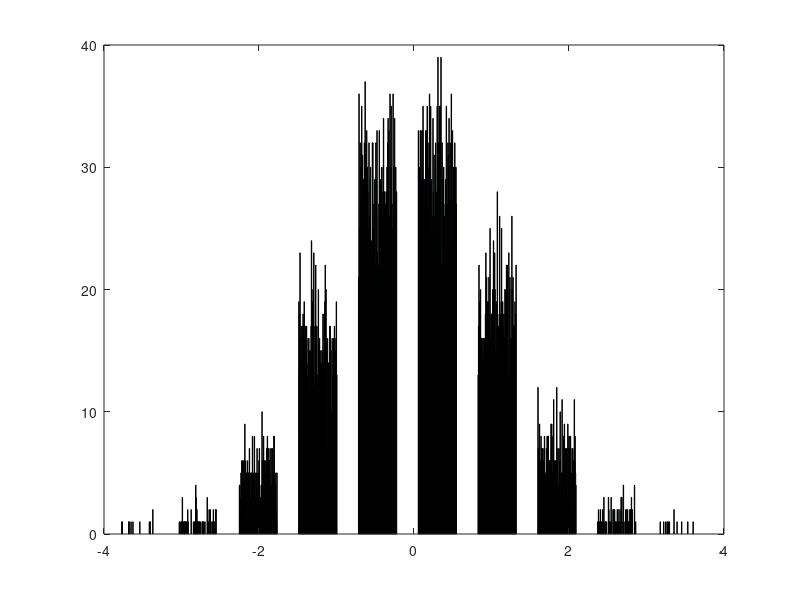
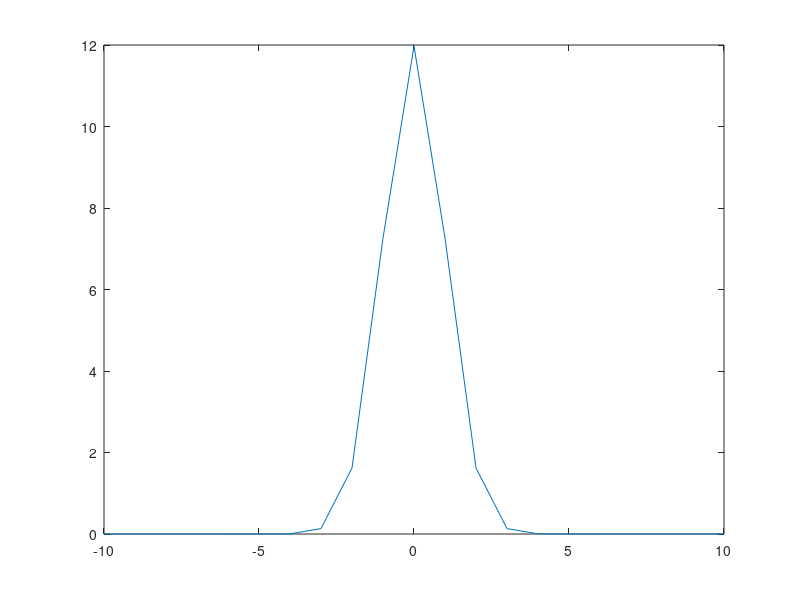

Write MATLAB code to recreate these figures, in order.
clc;
clear;
close;
N_seq1 = randn(100); 
N_seq2 = wgn(100,1,5); 
figure,hist(N_seq1); 
figure,hist(N_seq2); 
x=-10:1:10; 
n=0; 
v=1; 
p=30*(exp(-((x-n).^2)/2))/(v*(sqrt(2*3.14)));
plot(x,p); 
